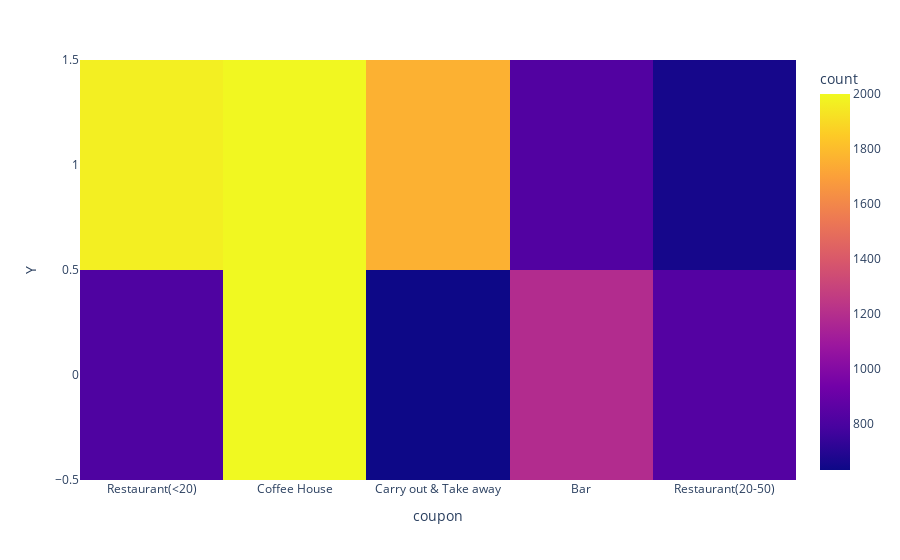

The code cell stored with this chart in its notebook:
### Markdown cell above
### Independent Investigation

Using the bar coupon example as motivation, you are to explore one of the other coupon groups and try to determine the characteristics of passengers who accept the coupons.

### Code cell
coupons = data.groupby('coupon')['coupon'].count().sort_values(ascending = False)
print("Sorted Distributed coupons = {}".format(coupons.index))
#print(data.groupby('coupon')['Y'].value_counts(normalize = True).index)
coupons_acceptence = data.groupby('coupon')['Y'].value_counts(normalize = True).sort_values(ascending = False, axis = 0).xs(1, level= 'Y')
print("Sorted Coupons by Acceptence Ratio = {}".format(coupons_acceptence.index))
fig = px.density_heatmap(data, x='coupon', y='Y')
fig.show()

### Figure 1 — Plotly figure (JSON) as saved in the notebook; plotly's stock layout.template omitted (floating-point values rounded to 4 significant figures; data arrays with more than 128 entries replaced by an {"elided": "..."} marker saying what was removed)
{"data": [{"coloraxis": "coloraxis", "hovertemplate": "coupon=%{x}<br>Y=%{y}<br>count=%{z}<extra></extra>", "name": "", "type": "histogram2d", "x": {"elided": "12684 str values"}, "xaxis": "x", "xbingroup": "x", "y": {"elided": "12684 int values"}, "yaxis": "y", "ybingroup": "y"}], "layout": {"autosize": true, "coloraxis": {"colorbar": {"title": {"text": "count"}}, "colorscale": [[0, "#0d0887"], [0.1111, "#46039f"], [0.2222, "#7201a8"], [0.3333, "#9c179e"], [0.4444, "#bd3786"], [0.5556, "#d8576b"], [0.6667, "#ed7953"], [0.7778, "#fb9f3a"], [0.8889, "#fdca26"], [1, "#f0f921"]]}, "legend": {"tracegroupgap": 0}, "margin": {"t": 60}, "xaxis": {"anchor": "y", "autorange": true, "domain": [0, 1], "range": [-0.5, 4.5], "title": {"text": "coupon"}, "type": "category"}, "yaxis": {"anchor": "x", "autorange": true, "domain": [0, 1], "range": [-0.5, 1.5], "title": {"text": "Y"}, "type": "linear"}}}
